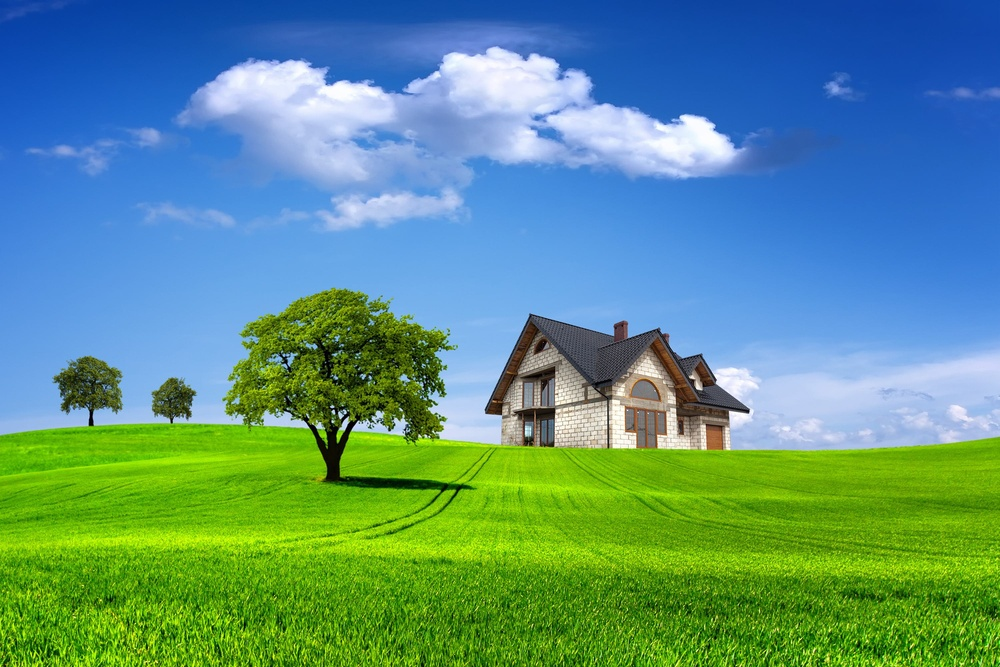
#> input picture Color_detection&Web_cam/photo.jpg, 1000 x 667 px, shrunk from 3000 x 2000 before the run
$ jupyter execute colors.ipynb
#> lines starting #> are read from the running program, lines starting #| are printed output that depends on the picture
[cell 1]
import cv2
import matplotlib.pyplot as plt

# Load the image
image_path = "photo.jpg"  #image path
image = cv2.imread(image_path) # variable for image
#> image is the input picture: shape (667, 1000, 3); mean B, G, R 133, 146.7, 92.2

if image is None: # Get error if image is not found
    print("Error: Image not found or cannot be loaded. Check the file path.")

else:

    rgb_image = cv2.cvtColor(image, cv2.COLOR_BGR2RGB)  # Convert OpenCV BGR format to RGB
    hsv_image = cv2.cvtColor(image, cv2.COLOR_BGR2HSV)  # Convert OpenCV BGR format to HSV
#> hsv_image: shape (667, 1000, 3); mean H, S, V 80.8, 181.6, 189
    lab_image = cv2.cvtColor(image, cv2.COLOR_BGR2LAB)  # Convert OpenCV BGR format to LAB
#> lab_image: shape (667, 1000, 3); mean of channels 0, 1, 2 147.9, 116.6, 125.8
    grayscale_image = cv2.cvtColor(image, cv2.COLOR_BGR2GRAY)  # Convert OpenCV BGR format to GRAY
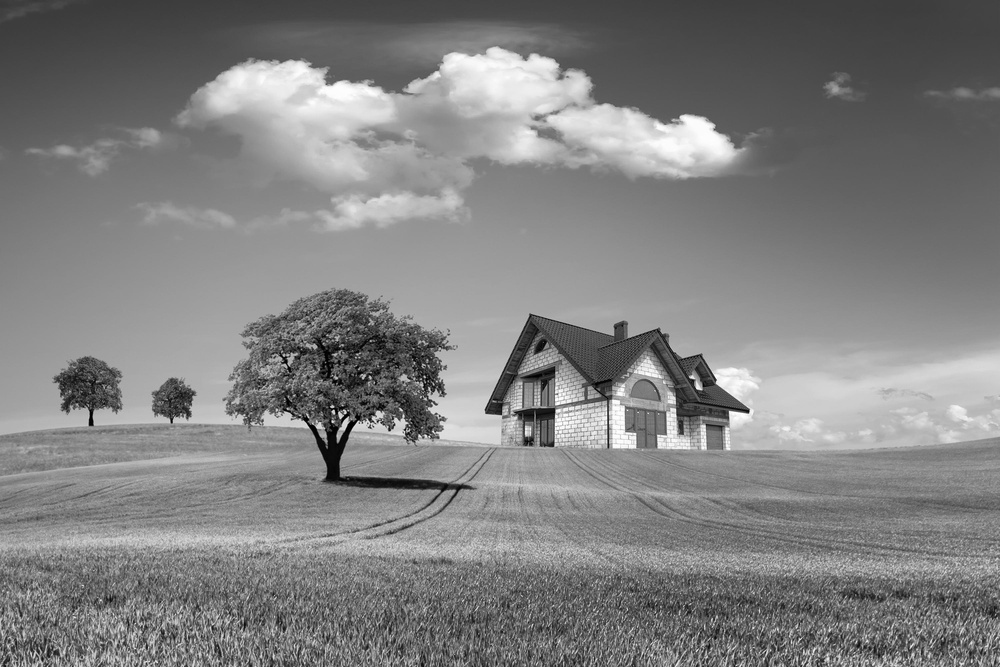
#> grayscale_image: shape (667, 1000); min 0, max 255, mean 128.8

    # Create subplots for displaying images
    fig, axes = plt.subplots(1, 4, figsize=(20, 5))

    # Display RGB Image
    axes[0].imshow(rgb_image)
    axes[0].set_title("RGB Image")
    axes[0].axis("off")

    # Display HSV Image
    axes[1].imshow(hsv_image)
    axes[1].set_title("HSV Image")
    axes[1].axis("off")

    # Display LAB Image
    axes[2].imshow(lab_image)
    axes[2].set_title("LAB Image")
    axes[2].axis("off")

    # Display Grayscale Image
    axes[3].imshow(grayscale_image, cmap="gray")
    axes[3].set_title("Grayscale Image")
    axes[3].axis("off")

    plt.show()
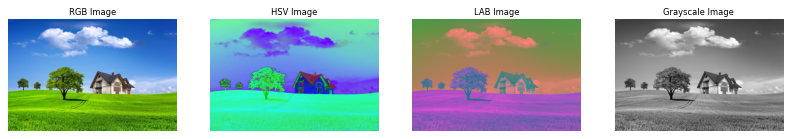
#> figure drawn by matplotlib, 4 panels
